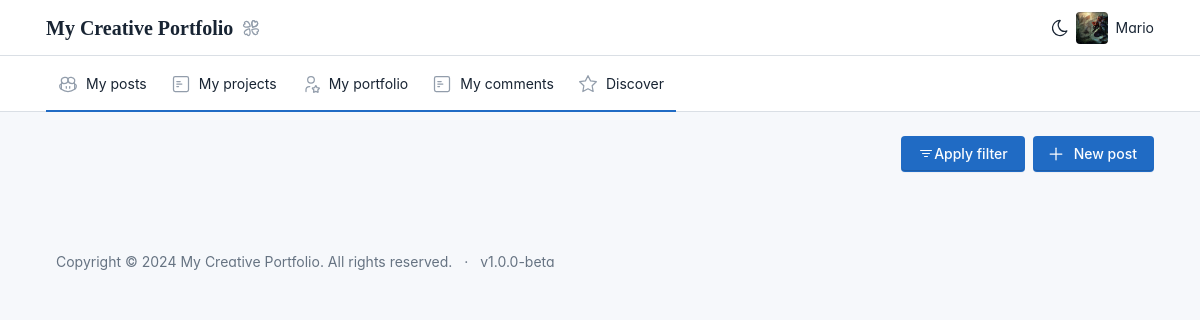
The page /usuarioRegistrado/index.php (signed in) on the database its author committed.
### tables this page shows
CREATE TABLE `usuarios` (
  `id_usuario` int NOT NULL,
  `id_rol_usuario` int NOT NULL DEFAULT '1',
  `nombre_usuario` varchar(50) NOT NULL,
  `correo_electronico_usuario` varchar(50) NOT NULL,
  `contrasenia_usuario` varchar(100) NOT NULL,
  `ubicacion_foto_perfil_usuario` text NOT NULL,
  `carpeta_usuario` text NOT NULL,
  `fecha_registro_usuario` datetime NOT NULL DEFAULT CURRENT_TIMESTAMP
);

### usuarioRegistrado/index.php (the view, shortened to what this page needs)
<?php
require_once ('header.php');
require_once ('navbar.php');
?>
<div class="page">
  <div class="page-wrapper">
    <div class="page-header d-print-none">
      <div class="container-xl">
        <div class="row g-2 align-items-center">
          <div class="col-auto ms-auto d-print-none">
            <div class="d-flex">
              <button id="btn_apply_filter" type="button" class="btn btn-primary me-2" data-bs-toggle="modal"
                data-bs-target="#filtroModalPost">
                Apply filter
              </button>
              <button id="btn_create" type="button" class="btn btn-primary" data-bs-toggle="modal"
                data-bs-target="#imageModal">
                <svg xmlns="http://www.w3.org/2000/svg" class="icon" width="24" height="24" viewBox="0 0 24 24"
                  stroke-width="2" stroke="currentColor" fill="none" stroke-linecap="round" stroke-linejoin="round">
                  <path stroke="none" d="M0 0h24v24H0z" fill="none"></path>
                  <path d="M12 5l0 14"></path>
                  <path d="M5 12l14 0"></path>
                </svg>New post
              </button>
            </div>
          </div>
        </div>
      </div>
    </div>
 <?php require_once ('../filters/filters_posts.php'); ?>
  </div>
</div>
<?php require_once ('footer.php'); ?>

### usuarioRegistrado/header.php (shortened to what this page needs)
<?php
if (!isset($_SESSION['user_id'])) {
  header("Location: ../index.php");
  exit();
} else {
  $conexion = ConexionBD::obtenerInstancia()->obtenerConexion();
  $user_id = $_SESSION['user_id'];
  $sql_select_info_usuario = "SELECT ubicacion_foto_perfil_usuario, nombre_usuario FROM usuarios WHERE id_usuario = ?";
  $stmt_select_info_usuario = $conexion->prepare($sql_select_info_usuario);
  $stmt_select_info_usuario->bind_param("s", $user_id);
  $stmt_select_info_usuario->execute();
  $stmt_select_info_usuario->bind_result($fotoPerfil, $nombreUsuario);
}
?>
<!DOCTYPE html>
<html lang="en">
<head>
  <link href="../dist/css/tabler.min.css?1684106062" rel="stylesheet" />
  <link href="../dist/css/tabler-flags.min.css?1684106062" rel="stylesheet" />
  <link href="../dist/css/tabler-payments.min.css?1684106062" rel="stylesheet" />
  <link href="../dist/css/tabler-vendors.min.css?1684106062" rel="stylesheet" />
  <link href="../dist/css/demo.min.css?1684106062" rel="stylesheet" />
  <link href="../dist/css/show-card-portafolio.css" rel="stylesheet" />
</head>
<body>
  <div class="page">
    <header class="navbar navbar-expand-md d-print-none">
      <div class="container-xl">
        <h1 style="font-family: cursive;"
          class="navbar-brand navbar-brand-autodark d-none-navbar-horizontal pe-0 pe-md-3">
          My Creative Portfolio
          <a class="nav-link" href="index.php">
            <span
              class="nav-link-icon d-md-none d-lg-inline-block">
            </span>
          </a>
        </h1>
        <div class="navbar-nav flex-row order-md-last">
          <div class="d-none d-md-flex">
            <a href="?theme=dark" class="nav-link px-0 hide-theme-dark" title="Enable dark mode"
              data-bs-toggle="tooltip" data-bs-placement="bottom">
            </a>
          </div>
          <div class="nav-item dropdown">
            <a href="#" class="nav-link d-flex lh-1 text-reset p-0" data-bs-toggle="dropdown"
              aria-label="Open user menu">
              <span class="avatar avatar-sm" style="background-image: url('<?php echo $fotoPerfil; ?>')"></span>
              <div class="d-none d-xl-block ps-2">
                <div>
                  <?php echo $nombreUsuario; ?>
                </div>
              </div>
            </a>
          </div>
        </div>
      </div>
    </header>

### usuarioRegistrado/header.php (style rules this page uses)
:root { --tblr-font-sans-serif: "Inter Var", -apple-system, BlinkMacSystemFont, San Francisco, Segoe UI, Roboto, Helvetica Neue, sans-serif; }
body { font-feature-settings: "cv03", "cv04", "cv11"; }

### rows shown on the page
usuarios: ubicacion_foto_perfil_usuario (picture), nombre_usuario "Mario"
